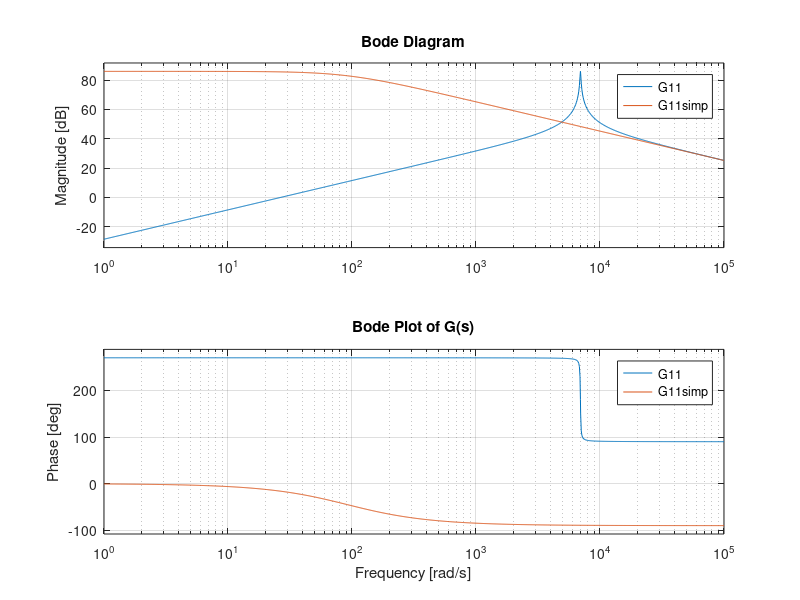

The MATLAB script that drew this image:
L = 0.4137e-3;
C = 50e-6%2.16e-3;
RL = 0.03799;
fs = 70e3;
Vb= 750;
D = 0.5;

s = tf('s');
den = s^2 + (RL/L)*s + 1/(L*C);
G11 = -(Vb/L)*s / den;
G12 = -(D/L)*s  / den;
G21 =  (Vb/(L*C)) / den;
G22 =  (D/(L*C))  / den;

G = [G11 G12;
     G21 G22];

G11simp = Vb/(s*L+RL)

figure
bode(G11, G11simp)
grid on
title('Bode Plot of G(s)')
